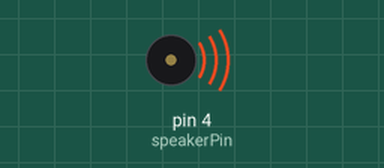
A sketch run on a simulated Arduino Uno, built with avr-gcc and run on an emulated ATmega328P. On the bench: buzzer (waves = sounding).

Above: at 0.2 s.
Timing chart, 0 to 40.0 s (numbered marks = the images above):
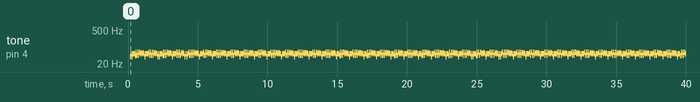

The sketch:

week7_speaker_laser.ino
```cpp
//higher delay, deeper sound


int speakerPin = 4;

void setup() {


  pinMode(speakerPin, OUTPUT);

}

void loop() {

// for (int i = 6; i < 30000; i+=100) {
//  digitalWrite(4, HIGH);
//  delayMicroseconds(i);
//
//  digitalWrite(4,LOW);
//  delayMicroseconds(i);
//
//}
//
//delay(500);
//
// for (int z = 10000; z > 1000; z -=100) {
//  digitalWrite(4, HIGH);
//  delayMicroseconds(z);
//
//  digitalWrite(4,LOW);
//  delayMicroseconds(z);
// }

  digitalWrite(4, HIGH);
  delayMicroseconds(30000);

  digitalWrite(4,LOW);
  delayMicroseconds(30000);

  digitalWrite(4, HIGH);
  delayMicroseconds(10000);

  digitalWrite(4,LOW);
  delayMicroseconds(10000);

  digitalWrite(4, HIGH);
  delayMicroseconds(7000);

  digitalWrite(4,LOW);
  delayMicroseconds(7000);


/*int rando = random(10000) + 5000;

for (int i = 1000; i < 15000; i+=100) {
  digitalWrite(4, HIGH);
  delayMicroseconds(i);

  digitalWrite(4,LOW);
  delayMicroseconds(rando);
 }


 delayMicroseconds(500);
*/

}
```

Measured:
- by itself, tone on pin 4 (speakerPin): plays 40 Hz for 0.04 s, 54 Hz for 0.08 s, 40 Hz for 0.04 s, 54 Hz for 0.20 s, 44 Hz for 0.04 s, 62 Hz for 0.04 s … (541 notes in this stretch)
